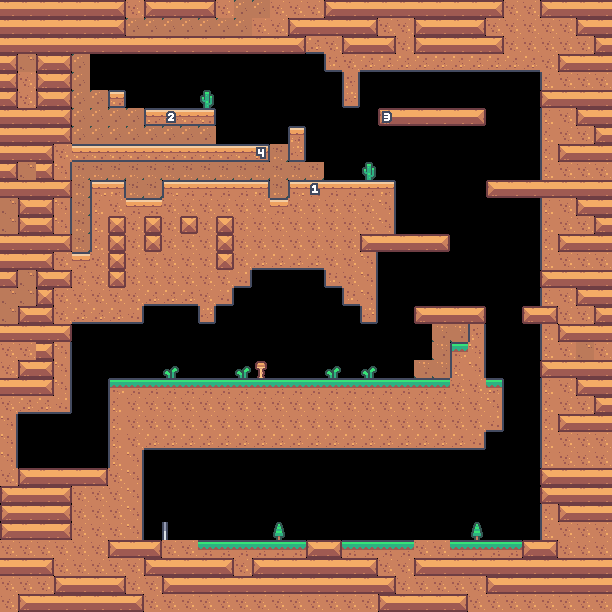

Tiled map render using the project's own tile images. Description and the map definition, with tile-layer contents summarised, below:
An orthogonal 34x34 tile map with 18x18 px tiles, 3 tile layers (Ground-n-Platforms, Front, FrontParallax), 1 hidden layer not drawn, 2 tilesets and 52 objects (33x coin, 7x ballV, 4x box, 3x ballH, spikes, ...).

<map version="1.10" tiledversion="1.10.2" orientation="orthogonal" renderorder="right-down" width="34" height="34" tilewidth="18" tileheight="18" infinite="0" nextlayerid="8" nextobjectid="665">
 <editorsettings>
  <export target="platformer-level-3.tmj" format="json" />
 </editorsettings>
 <tileset firstgid="1" name="kenny_tilemap_packed" tilewidth="18" tileheight="18" tilecount="180" columns="20">
  <image source="tilemap_packed.png" width="360" height="162" />
  <tile id="0">
   <properties>
    <property name="collides" type="bool" value="true" />
   </properties>
  </tile>
  <tile id="1">
   <properties>
    <property name="collides" type="bool" value="true" />
   </properties>
  </tile>
  <tile id="2">
   <properties>
    <property name="collides" type="bool" value="true" />
   </properties>
  </tile>
  <tile id="3">
   <properties>
    <property name="collides" type="bool" value="true" />
   </properties>
  </tile>
  <tile id="20">
   <properties>
    <property name="collides" type="bool" value="true" />
   </properties>
  </tile>
  <tile id="21">
   <properties>
    <property name="collides" type="bool" value="true" />
   </properties>
  </tile>
  <tile id="22">
   <properties>
    <property name="collides" type="bool" value="true" />
   </properties>
  </tile>
  <tile id="23">
   <properties>
    <property name="collides" type="bool" value="true" />
   </properties>
  </tile>
  <tile id="33">
   <properties>
    <property name="animated" type="bool" value="true" />
    <property name="water" type="bool" value="true" />
   </properties>
   <animation>
    <frame tileid="33" duration="400" />
    <frame tileid="53" duration="400" />
   </animation>
  </tile>
  <tile id="34">
   <properties>
    <property name="animated" type="bool" value="true" />
    <property name="collides" type="bool" value="true" />
    <property name="water" type="bool" value="true" />
   </properties>
   <animation>
    <frame tileid="34" duration="400" />
    <frame tileid="35" duration="400" />
   </animation>
  </tile>
  <tile id="35">
   <properties>
    <property name="water" type="bool" value="true" />
   </properties>
  </tile>
  <tile id="40">
   <properties>
    <property name="collides" type="bool" value="true" />
   </properties>
  </tile>
  <tile id="41">
   <properties>
    <property name="collides" type="bool" value="true" />
   </properties>
  </tile>
  <tile id="42">
   <properties>
    <property name="collides" type="bool" value="true" />
   </properties>
  </tile>
  <tile id="43">
   <properties>
    <property name="collides" type="bool" value="true" />
   </properties>
  </tile>
  <tile id="47">
   <properties>
    <property name="collides" type="bool" value="true" />
   </properties>
  </tile>
  <tile id="48">
   <properties>
    <property name="collides" type="bool" value="true" />
   </properties>
  </tile>
  <tile id="49">
   <properties>
    <property name="collides" type="bool" value="true" />
   </properties>
  </tile>
  <tile id="50">
   <properties>
    <property name="collides" type="bool" value="true" />
   </properties>
  </tile>
  <tile id="53">
   <properties>
    <property name="water" type="bool" value="true" />
   </properties>
  </tile>
  <tile id="54">
   <properties>
    <property name="animated" type="bool" value="true" />
    <property name="water" type="bool" value="true" />
   </properties>
   <animation>
    <frame tileid="54" duration="400" />
    <frame tileid="55" duration="400" />
   </animation>
  </tile>
  <tile id="55">
   <properties>
    <property name="water" type="bool" value="true" />
   </properties>
  </tile>
  <tile id="60">
   <properties>
    <property name="collides" type="bool" value="true" />
   </properties>
  </tile>
  <tile id="61">
   <properties>
    <property name="collides" type="bool" value="true" />
   </properties>
  </tile>
  <tile id="62">
   <properties>
    <property name="collides" type="bool" value="true" />
   </properties>
  </tile>
  <tile id="63">
   <properties>
    <property name="collides" type="bool" value="true" />
   </properties>
  </tile>
  <tile id="68">
   <objectgroup draworder="index" id="4">
    <object id="3" x="0" y="9.02584" width="17.9483" height="8.92249" />
   </objectgroup>
  </tile>
  <tile id="73">
   <properties>
    <property name="water" type="bool" value="true" />
   </properties>
  </tile>
  <tile id="74">
   <properties>
    <property name="animated" type="bool" value="true" />
    <property name="water" type="bool" value="true" />
   </properties>
   <animation>
    <frame tileid="74" duration="400" />
    <frame tileid="75" duration="400" />
   </animation>
  </tile>
  <tile id="75">
   <properties>
    <property name="water" type="bool" value="true" />
   </properties>
  </tile>
  <tile id="80">
   <properties>
    <property name="collides" type="bool" value="true" />
   </properties>
  </tile>
  <tile id="81">
   <properties>
    <property name="collides" type="bool" value="true" />
   </properties>
  </tile>
  <tile id="82">
   <properties>
    <property name="collides" type="bool" value="true" />
   </properties>
  </tile>
  <tile id="83">
   <properties>
    <property name="collides" type="bool" value="true" />
   </properties>
  </tile>
  <tile id="100">
   <properties>
    <property name="collides" type="bool" value="true" />
   </properties>
  </tile>
  <tile id="101">
   <properties>
    <property name="collides" type="bool" value="true" />
   </properties>
  </tile>
  <tile id="102">
   <properties>
    <property name="collides" type="bool" value="true" />
   </properties>
  </tile>
  <tile id="103">
   <properties>
    <property name="collides" type="bool" value="true" />
   </properties>
  </tile>
  <tile id="107">
   <animation>
    <frame tileid="107" duration="100" />
    <frame tileid="108" duration="3000" />
   </animation>
  </tile>
  <tile id="120">
   <properties>
    <property name="collides" type="bool" value="true" />
   </properties>
  </tile>
  <tile id="121">
   <properties>
    <property name="collides" type="bool" value="true" />
   </properties>
  </tile>
  <tile id="122">
   <properties>
    <property name="collides" type="bool" value="true" />
   </properties>
  </tile>
  <tile id="123">
   <properties>
    <property name="collides" type="bool" value="true" />
   </properties>
  </tile>
  <tile id="140">
   <properties>
    <property name="collides" type="bool" value="true" />
   </properties>
  </tile>
  <tile id="141">
   <properties>
    <property name="collides" type="bool" value="true" />
   </properties>
  </tile>
  <tile id="142">
   <properties>
    <property name="collides" type="bool" value="true" />
   </properties>
  </tile>
  <tile id="143">
   <properties>
    <property name="collides" type="bool" value="true" />
   </properties>
  </tile>
  <tile id="151" probability="0.5">
   <animation>
    <frame tileid="151" duration="150" />
    <frame tileid="152" duration="150" />
   </animation>
  </tile>
 </tileset>
 <tileset firstgid="181" source="ddd.tsx" />
 <layer id="4" name="Parallax" width="34" height="34" visible="0">
  <properties>
   <property name="tint" type="color" value="#ff000000" />
  </properties>
  <data>[1156 cells, 591 non-empty, 18 distinct tile ids]</data>
 </layer>
 <layer id="1" name="Ground-n-Platforms" width="34" height="34">
  <data>[1156 cells, 769 non-empty, 32 distinct tile ids]</data>
 </layer>
 <layer id="5" name="Front" width="34" height="34">
  <data>[1156 cells, 14 non-empty, 5 distinct tile ids]</data>
 </layer>
 <layer id="6" name="FrontParallax" width="34" height="34">
  <data>[1156 cells, 0 non-empty, 0 distinct tile ids]</data>
 </layer>
 <objectgroup id="3" name="Objects">
  <object id="602" name="spikes" gid="69" x="522" y="306" width="18" height="18" />
  </objectgroup>
 <objectgroup id="7" name="Enemies">
  <!-- 17 objects omitted --></objectgroup>
</map>
<!-- 50 of 52 objects omitted -->